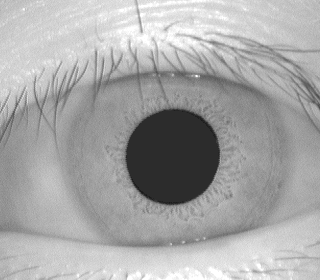
#> input picture projectiris/images/NIR_2/002_1_3.bmp, 320 x 280 px
$ python Main.py   (Python 2 division)   (older library calls are emulated)
#> lines starting #> are read from the running program, lines starting #| are printed output that depends on the picture; after the words box and inside, x2 and y2 are one past the last pixel; in counts of white or black regions, pixels touching at a corner belong together
### projectiris/utils.py
#From Micciche David, Adrien Culem, François Marchal - 2016
#For EPHEC - Signal Processing Assignement

import numpy as np
import cv2
import Image
from itertools import izip
from matplotlib import pyplot as plt
from math import hypot
from math import ceil, exp, pi
from math import log, cos, sin
from scipy import ndimage

kernel = np.ones((5,5),np.uint8)

def wrapperIris (path):

    im1 = locateIris(path)
    im1_smg = irisProcessing(im1['im'], kernel)
    im1_norm = normalize(im1_smg, im1['rad_iris'])
    _,im1_bina = cv2.threshold(im1_norm, 170, 255, cv2.THRESH_BINARY)

    ### TO HIDE FOR finder.py
    cv2.imshow('origin1', im1['im'])
    cv2.imshow('segm1', im1_smg)
    cv2.imshow('norm1', im1_norm)
    cv2.imshow('bin1', im1_bina)
    cv2.waitKey(0)
    cv2.destroyAllWindows()

    return im1, im1_smg, im1_norm, im1_bina

##
#input : the path of an image (string)
#output : processed image (nparray)
#
#The fonction processes eye. It localized the pupil, and the outer circle or the iris
#It then blacks out the useless information and crops the iris
#It returns the processed iris without uneeded information
##
def locateIris (path):
    base = cv2.imread(path)
    origin = base.copy()
    #convert in grayscale because numpy doesn't like color
    gray_scale = cv2.cvtColor(base, cv2.COLOR_BGR2GRAY)
    iris = base.copy()
    pupil = base.copy()
    #1st slight blur to remove unwanted artifact
    clean_gray = cv2.GaussianBlur(gray_scale, (3, 3), 0)
    clean_pupil = clean_gray.copy()
    clean_iris = clean_gray.copy()

    #CLAHE is used to strengthen the contrast, so we can see the outer border of the iris better
    #Gaussian Blur is used to remove unwanted artifact
    #Canny is a thresholding tool allowing us to better see circles in the image
    cl1 = cv2.createCLAHE(clipLimit=3.0, tileGridSize=(8, 8))
    edges_pupil = cl1.apply(clean_pupil)
    edges_pupil = cv2.GaussianBlur(edges_pupil, (15, 15), 0)
    edges_pupil = cv2.Canny(edges_pupil, 30, 60)
    edges_pupil = cv2.GaussianBlur(edges_pupil, (15, 15), 0)

    # [8 lines of commented-out code are left out]
    circles_pupil = cv2.HoughCircles(edges_pupil, cv2.HOUGH_GRADIENT, 2, 400, \
                                     param1=20, param2=30, minRadius=40, maxRadius=100)

    #Black out the inner pupil (remove lights, and other artifacts)
    for circle in circles_pupil[0, :]:
        cv2.circle(origin, (circle[0], circle[1]), circle[2], (0, 0, 0), -1)
        cv2.circle(origin, (circle[0], circle[1]), circle[2], (0, 0, 0), 2)
        cv2.circle(origin, (circle[0], circle[1]), 2, (0, 0, 0), 2)

        circle[2] = circle[2] + 60.0

        cv2.circle(origin, (circle[0], circle[1]), circle[2], (0, 0, 0), 2)

        # [10 lines of commented-out code are left out]
    x, y, r = circles_pupil[0, :][0]
    rows, cols, channel = origin.shape
    for i in range(cols):
        for j in range(rows):
            if hypot(i - x, j - y) > r:
                origin[j, i] = 0

    # for circle in circles_iris[0, :]:
    #     cv2.circle(origin, (circle[0], circle[1]), circle[2], (0, 0, 0), 2)
    #     cv2.circle(origin, (circle[0], circle[1]), 2, (40, 40, 40), 2)

    # hardcoded value,
    x1 = int(circle[0] - 100)#circle[2]-5)
    y1 = int(circle[1] - 100)#circle[2]-5)
    x2 = int(circle[0] + 100)#circle[2]+5)
    y2 = int(circle[1] + 100)#circle[2]+5)

    #crop so we don't have extra black around the picture
    crop_origin = cropIris(origin, x1, y1, x2, y2)
    return {'im':crop_origin,'rad_iris':circle[2],"x":circle[0],"y":circle[1]}

##
#input : image (nparray) and kernel (np.ones((3,3),np.uint8))
#output : processed image (nparray)
# The function is used to help pattern finding
##
def irisProcessing(image, kernel) :
    processedIris = image
    processedIris = cv2.cvtColor(processedIris, cv2.COLOR_BGR2GRAY)
    cl1 = cv2.createCLAHE(clipLimit=22.0, tileGridSize=(8, 8))
    clahe = cl1.apply(processedIris)
    #ret, thresh1 = cv2.threshold(clahe, 170, 255, cv2.THRESH_BINARY)
    #opening = cv2.morphologyEx(clahe, cv2.MORPH_OPEN, kernel)
    return clahe

##  TO DO
#input : image (nparray)
#output : image (nparray)
# The function is used to locate pattern on a picture
##
# [6 lines left out: function findPattern, not called in this run]

##
#TEMP FONCTION
#
##
def comparePattern (image1, image2):
    orb = cv2.ORB_create(scaleFactor=1.02, patchSize=30)
    kp1, des1 = orb.detectAndCompute(image1, None)
    kp2, des2 = orb.detectAndCompute(image2, None)
    # create BFMatcher object
    bf = cv2.BFMatcher(cv2.NORM_HAMMING, crossCheck=True)
    # Match descriptors.
    matches = bf.match(des1, des2)
    # Sort them in the order of their distance.
    matches = sorted(matches, key=lambda x: x.distance)
    # Draw first 10 matches.
    # print len(matches)
    img3 = cv2.drawMatches(image1, kp1, image2, kp2, matches[:10],None, flags=2)
    plt.imshow(img3), plt.show() #########to hide for finder
    return len(matches)

# [63 lines left out: functions binaryComparison, comparePatternSift, drawContour, not called in this run]
##
# input : nparray and int
# output : nparray
# Return a normalized image of the iris (a rectangle) Much easier to compare and match
##
def normalize(image, rad):
    # tmp = np.zeros((3*rad, image.shape[0], 3),np.uint8)

    c = (float(image.shape[0] / 2.0), float(image.shape[1] / 2.0))
    image = cv2.linearPolar(image, (image.shape[0] / 2, image.shape[1] / 2), 100, cv2.WARP_FILL_OUTLIERS)
    # [6 lines of commented-out code are left out]
    return (image)

##
#input : nparray, int, int, int, int
#output : nparray
# Used to crop the iris
##
def cropIris (image, x1, y1, x2, y2):
    crop = image[y1:y2, x1:x2]
    if crop is not None:
        return crop
    return None

##
# TO USE IF THE REST FAIL :(:(:(:(:(
#
#
##
# [82 lines left out: functions compareImages, mse, logpolar_naive, not called in this run]

### projectiris/Main.py

import numpy
import cv2
import utils
import Image
import glob
import argparse
from scipy import ndimage
from matplotlib import pyplot as plt

i1,s1,n1,b1= utils.wrapperIris('./images/NIR_2/002_1_3.bmp')
#> in locateIris, base is the input picture: shape (280, 320, 3); min 23, max 255, mean 167.1
#> in locateIris, `edges_pupil = cv2.Canny(edges_pupil, 30, 60)`: edges_pupil: shape (280, 320); 6.4% white in thin lines or dots
#> in locateIris, `circles_pupil = cv2.HoughCircles(edges_pupil, cv2.HOUGH_GRADIENT, 2, 4..`: circles_pupil = [[153, 147, 96.6]]
#> the loop in locateIris, `for circle in circles_pupil[0, :]:` made 1 pass
#> in locateIris, `x, y, r = circles_pupil[0, :][0]`: x = 153; y = 147; r = 156.6
#> after the loop in locateIris, `for i in range(cols):`:
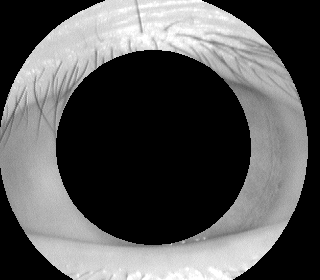
#> origin: shape (280, 320, 3); min 0, max 255, mean 87.4
#> in locateIris, `x1 = int(circle[0] - 100)#circle[2]-5)`: x1 = 53
#> in locateIris, `y1 = int(circle[1] - 100)#circle[2]-5)`: y1 = 47
#> in locateIris, `x2 = int(circle[0] + 100)#circle[2]+5)`: x2 = 253
#> in locateIris, `y2 = int(circle[1] + 100)#circle[2]+5)`: y2 = 247
#> in cropIris, `crop = image[y1:y2, x1:x2]`:
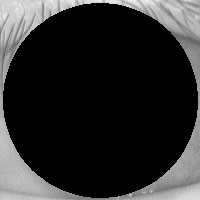
#> crop: shape (200, 200, 3); min 0, max 248, mean 43.5
#> in wrapperIris, `im1 = locateIris(path)`: im1 = 4 items
#> in wrapperIris, `_,im1_bina = cv2.threshold(im1_norm, 170, 255, cv2.THRESH_BINARY)`: im1_bina: shape (200, 200); 0.78% white; 21 white regions (15 under 20 px), largest, box (x1, y1, x2, y2) and area: (194, 140, 200, 161) 82, (195, 9, 200, 31) 74, (195, 104, 200, 113) 31, (195, 87, 200, 97) 23, (195, 194, 200, 200) 21, (195, 2, 200, 8) 20
#> i1 = 4 items
i2,s2,n2,b2 = utils.wrapperIris('./images/NIR_2/001_1_2.bmp')
#> call 2 of wrapperIris, with path = './images/NIR_2/001_1_2.bmp'
#> call 2 of locateIris, with path = './images/NIR_2/001_1_2.bmp'
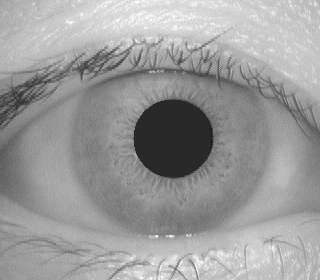
#> input picture projectiris/images/NIR_2/001_1_2.bmp, 320 x 280 px
#> in locateIris, base is the input picture: shape (280, 320, 3); min 18, max 255, mean 155
#> in locateIris (call 2), `edges_pupil = cv2.Canny(edges_pupil, 30, 60)`: edges_pupil: shape (280, 320); 6.6% white in thin lines or dots
#> in locateIris (call 2), `edges_pupil = cv2.GaussianBlur(edges_pupil, (15, 15), 0)`:
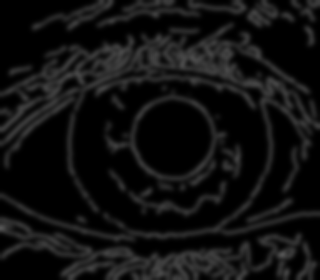
#> edges_pupil: shape (280, 320); min 0, max 85, mean 16.9
#> in locateIris (call 2), `circles_pupil = cv2.HoughCircles(edges_pupil, cv2.HOUGH_GRADIENT, 2, 4..`: circles_pupil = [[167, 139, 98.8]]
#> the loop in locateIris (call 2), `for circle in circles_pupil[0, :]:` made 1 pass
#> after the loop in locateIris (call 2), `for circle in circles_pupil[0, :]:`:
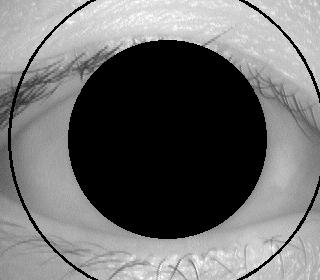
#> origin: shape (280, 320, 3); min 0, max 255, mean 109.4
#> in locateIris (call 2), `x, y, r = circles_pupil[0, :][0]`: x = 167; y = 139; r = 158.8
#> after the loop in locateIris (call 2), `for i in range(cols):`:
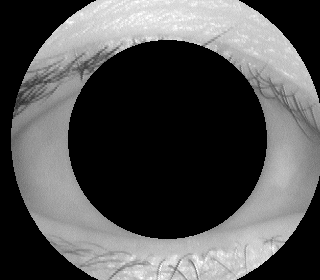
#> origin: shape (280, 320, 3); 15.93% of pixels changed, all inside (x1, y1, x2, y2) = (0, 0, 320, 280)
#> in locateIris (call 2), `x1 = int(circle[0] - 100)#circle[2]-5)`: x1 = 67
#> in locateIris (call 2), `y1 = int(circle[1] - 100)#circle[2]-5)`: y1 = 39
#> in locateIris (call 2), `x2 = int(circle[0] + 100)#circle[2]+5)`: x2 = 267
#> in locateIris (call 2), `y2 = int(circle[1] + 100)#circle[2]+5)`: y2 = 239
#> in wrapperIris (call 2), `_,im1_bina = cv2.threshold(im1_norm, 170, 255, cv2.THRESH_BINARY)`:
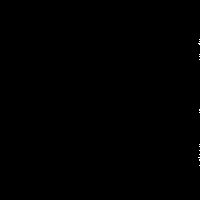
#> im1_bina: shape (200, 200); 0.05% white in thin lines or dots, all inside (x1, y1, x2, y2) = (198, 39, 200, 166)
#> i2 = 4 items


v1 = utils.comparePattern(s1, s2)
#> in comparePattern, `kp1, des1 = orb.detectAndCompute(image1, None)`: kp1 = 1 keypoints; (x, y, size): (31, 31, 30)
#> in comparePattern, `kp2, des2 = orb.detectAndCompute(image2, None)`: kp2 = (); des2 = None
#> (the run stopped early here; a loop or call above may not have finished)
